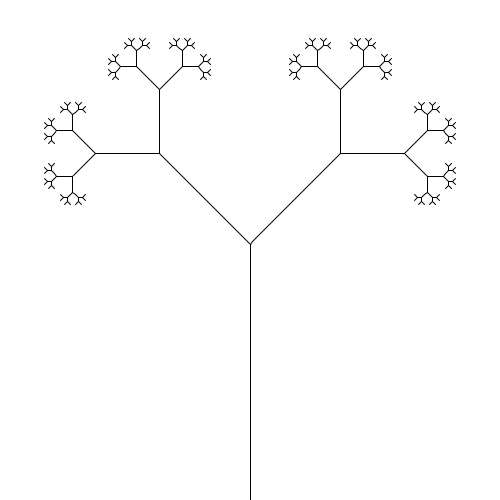
Frame 1 (no input)
Frame 60 (the mouse pressed at the canvas centre just before this capture): identical to frame 1, image omitted
Frame 120 (the mouse held since frame 60 and released just before this capture): identical to frame 1, image omitted

The Processing sketch that drew this single still picture (run headless with seeded random() and noise(); from frame 60 on, the mouse is pressed at the canvas centre):

// Processing sketch: sketch_251121b
// ── sketch_251121b.pde
// Henry Wrede Black
// Intro to L-Systems - Fractal Binary Tree

void setup() {
  size(500, 500);
}
void draw() {
  background(255);
  
  drawfract(width/2, height, 4, 7);
}

// F production rules
void drawF1(int depth, float len) {
  if (depth == 0) {
    line(0, 0, len, 0);
    translate(len, 0);
  } else {
    // rule: F1F1
    drawF1(depth-1, len);
    drawF1(depth-1, len);
  }
}
void drawF0(int depth, float len) {
  if (depth == 0) {
    line(0, 0, len, 0);
    translate(len, 0);
  } else {
    // rule: F1[+F0]-F0
    drawF1(depth-1, len);
   pushMatrix();
    rotate(radians(45));
    drawF0(depth-1, len);
    popMatrix();
    rotate(radians(-45));
    drawF0(depth-1, len);
  }
}
void drawfract (int x, int y, float len, int depth){
  pushMatrix();
  
  translate(x, y);
  rotate(radians(270));
  
  // generator: F0
  drawF0(depth, len);
  
  popMatrix();
}
